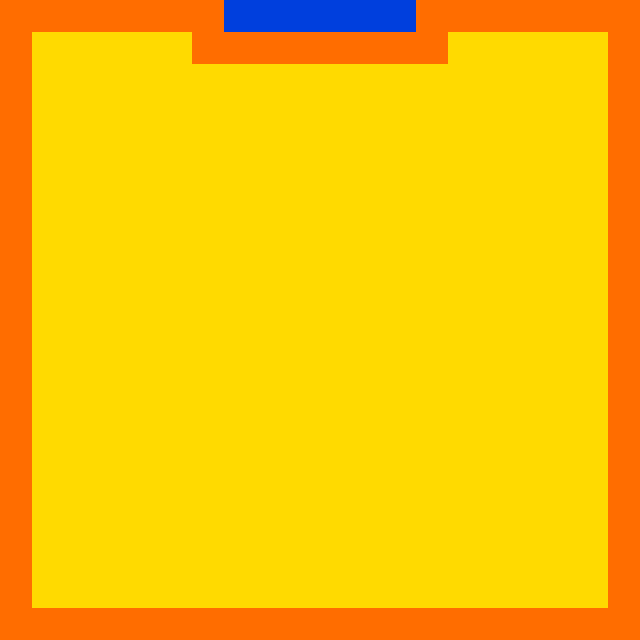

Rendered tile map (Tiled .tmx) drawn with the repository's tilesets; below, a short description and the full map source, tile grids included:
An orthogonal 20x20 tile map with 32x32 px tiles, 2 tile layers (map, Collision).

<map version="1.10" tiledversion="1.10.2" orientation="orthogonal" renderorder="left-down" width="20" height="20" tilewidth="32" tileheight="32" infinite="0" nextlayerid="7" nextobjectid="10">
 <tileset firstgid="1" name="test" tilewidth="32" tileheight="32" tilecount="1792" columns="112">
  <image source="tiles_v2.png" width="3584" height="512" />
 </tileset>
 <layer id="6" name="map" width="20" height="20">
  <data encoding="csv">
454,454,454,454,454,454,454,667,667,667,667,667,667,454,454,454,454,454,454,454,
454,454,454,454,454,454,454,454,454,454,454,454,454,454,454,454,454,454,454,454,
454,454,454,454,454,454,454,454,454,454,454,454,454,454,454,454,454,454,454,454,
454,454,454,454,454,454,454,454,454,454,454,454,454,454,454,454,454,454,454,454,
454,454,454,454,454,454,454,454,454,454,454,454,454,454,454,454,454,454,454,454,
454,454,454,454,454,454,454,454,454,454,454,454,454,454,454,454,454,454,454,454,
454,454,454,454,454,454,454,454,454,454,454,454,454,454,454,454,454,454,454,454,
454,454,454,454,454,454,454,454,454,454,454,454,454,454,454,454,454,454,454,454,
454,454,454,454,454,454,454,454,454,454,454,454,454,454,454,454,454,454,454,454,
454,454,454,454,454,454,454,454,454,454,454,454,454,454,454,454,454,454,454,454,
454,454,454,454,454,454,454,454,454,454,454,454,454,454,454,454,454,454,454,454,
454,454,454,454,454,454,454,454,454,454,454,454,454,454,454,454,454,454,454,454,
454,454,454,454,454,454,454,454,454,454,454,454,454,454,454,454,454,454,454,454,
454,454,454,454,454,454,454,454,454,454,454,454,454,454,454,454,454,454,454,454,
454,454,454,454,454,454,454,454,454,454,454,454,454,454,454,454,454,454,454,454,
454,454,454,454,454,454,454,454,454,454,454,454,454,454,454,454,454,454,454,454,
454,454,454,454,454,454,454,454,454,454,454,454,454,454,454,454,454,454,454,454,
454,454,454,454,454,454,454,454,454,454,454,454,454,454,454,454,454,454,454,454,
454,454,454,454,454,454,454,454,454,454,454,454,454,454,454,454,454,454,454,454,
454,454,454,454,454,454,454,454,454,454,454,454,454,454,454,454,454,454,454,454
</data>
 </layer>
 <layer id="5" name="Collision" width="20" height="20">
  <data encoding="csv">
637,637,637,637,637,637,637,0,0,0,0,0,0,637,637,637,637,637,637,637,
637,0,0,0,0,0,637,637,637,637,637,637,637,637,0,0,0,0,0,637,
637,0,0,0,0,0,0,0,0,0,0,0,0,0,0,0,0,0,0,637,
637,0,0,0,0,0,0,0,0,0,0,0,0,0,0,0,0,0,0,637,
637,0,0,0,0,0,0,0,0,0,0,0,0,0,0,0,0,0,0,637,
637,0,0,0,0,0,0,0,0,0,0,0,0,0,0,0,0,0,0,637,
637,0,0,0,0,0,0,0,0,0,0,0,0,0,0,0,0,0,0,637,
637,0,0,0,0,0,0,0,0,0,0,0,0,0,0,0,0,0,0,637,
637,0,0,0,0,0,0,0,0,0,0,0,0,0,0,0,0,0,0,637,
637,0,0,0,0,0,0,0,0,0,0,0,0,0,0,0,0,0,0,637,
637,0,0,0,0,0,0,0,0,0,0,0,0,0,0,0,0,0,0,637,
637,0,0,0,0,0,0,0,0,0,0,0,0,0,0,0,0,0,0,637,
637,0,0,0,0,0,0,0,0,0,0,0,0,0,0,0,0,0,0,637,
637,0,0,0,0,0,0,0,0,0,0,0,0,0,0,0,0,0,0,637,
637,0,0,0,0,0,0,0,0,0,0,0,0,0,0,0,0,0,0,637,
637,0,0,0,0,0,0,0,0,0,0,0,0,0,0,0,0,0,0,637,
637,0,0,0,0,0,0,0,0,0,0,0,0,0,0,0,0,0,0,637,
637,0,0,0,0,0,0,0,0,0,0,0,0,0,0,0,0,0,0,637,
637,0,0,0,0,0,0,0,0,0,0,0,0,0,0,0,0,0,0,637,
637,637,637,637,637,637,637,637,637,637,637,637,637,637,637,637,637,637,637,637
</data>
 </layer>
</map>
